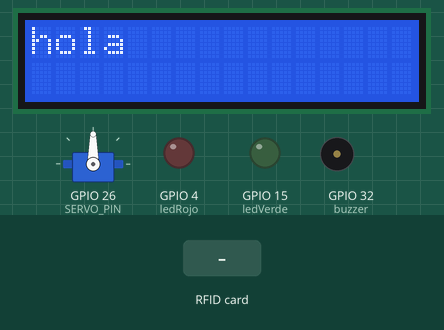
This sketch was run on a simulated ESP32. Shown: servo, 16×2 character LCD, output pins drawn as LEDs (lit = HIGH), buzzer (waves = sounding, pin HIGH). The test bench sets the inputs (shaded band). WiFi joins after 1.5 s; servers stay silent unless stated; random numbers use the default seed unless the sketch sets one; no MQTT or app messages arrive unless stated; what the sketch prints to the serial monitor is not drawn.

Above: at 0.1 s.
At 2.8 s:
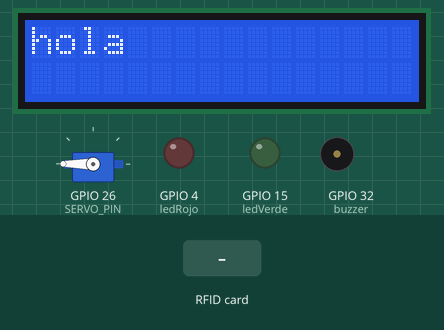
2.9 s: RFID card 45 AA 70 2A held to the reader
At 4.2 s:
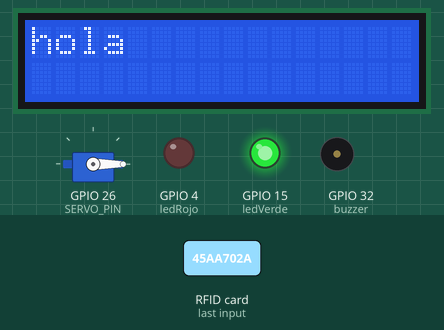
Timing chart, 0 to 10.4 s (numbered marks = the images above; inputs shaded):
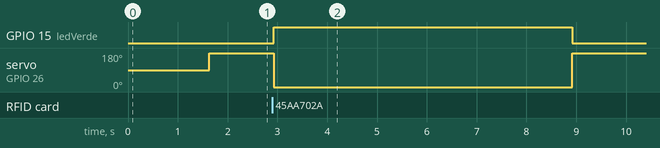

Measured:
- after the input at 2.9 s, GPIO 15 (ledVerde): LOW → HIGH at once, → LOW 6.0 s later; servo on GPIO 26 (SERVO_PIN): 180° → 0° at once, → 180° 6.0 s later

The sketch:

Control_Acceso_MFRC522_MQTT.ino
```cpp
#include <Wire.h>
#include <LiquidCrystal_I2C.h>
#include <ESP32_Servo.h>
#include <MFRC522.h>
#include <PubSubClient.h>
#include <SPI.h>
#include <WiFi.h>


// Credenciales WI-FI
const char *ssid = "Redmi 10 2022";
const char *password = "fabian123";
const char *mqtt_server = "docker.coldspace.cl";

// Iniciacion Del Cliente WI-FI
WiFiClient espClient;
PubSubClient client(espClient);
unsigned long lastMsg = 0;
#define MSG_BUFFER_SIZE (50)
char mensaje[MSG_BUFFER_SIZE];
// int value = 0;

// Pines de conexion para el RFID
#define SS_PIN 5   // Entrega señal al RFID por medio de SPI
#define RST_PIN 22 // encender y apagar modulo RFID
#define SERVO_PIN 26

Servo servomotor;

// Utilizar lso pines del RFID
MFRC522 mfrc522(SS_PIN, RST_PIN);

//lcd
LiquidCrystal_I2C lcd(0x27,16,2);

// Utilizar pines para los led
int ledVerde = 15;
int ledRojo = 4;
int buzzer=32;


// ID de las tarjetas y llaveros
byte tag1[4] = {0x39, 0xf8, 0xbb, 0xb8}; // card blanca
byte tag2[4] = {0x39, 0xF8, 0xBB, 0xB7}; // ID AZUL FABI

// ID del tag actual
byte tagActual[4];

void setup() {
  // inicializaer los led
  pinMode(ledVerde, OUTPUT);
  pinMode(ledRojo, OUTPUT);
  pinMode(buzzer,OUTPUT);

  servomotor.attach(SERVO_PIN);

  lcd.init();
  lcd.backlight();

  lcd.setCursor(0,0);
  lcd.print("hola");


  Serial.begin(115200); // init serial monitor
  SPI.begin();          // init SPI
  mfrc522.PCD_Init();   // init RFID

  setup_wifi(); // Llama a la Funcion de Conexion al Wi-fi

  client.setServer(mqtt_server, 1883); // Relaciona el Servidor con la IP
}

void loop() {
  servomotor.write(180);


  if (!client.connected()) {
    reconnect();
  }

  client.loop();
  // Aqui se publica el Topic
  /*
  unsigned long now = millis();
  if (now - lastMsg > 2000) {// cada 2 segundos ahcer algo sin bloquear
    lastMsg = now;

  }
  */

  // Comprueba si hay tarjeta
  if (!mfrc522.PICC_IsNewCardPresent()) {
    return;
  }

  // Lee ID de la tarjeta
  if (!mfrc522.PICC_ReadCardSerial()) {
    return;
  }

  Serial.print("Card UID:"); // Dump UID
  String rfidUid = "";

  for (byte i = 0; i < mfrc522.uid.size; i++) {
    rfidUid += String(mfrc522.uid.uidByte[i] < 0x10 ? "0" : "");
    rfidUid += String(mfrc522.uid.uidByte[i], HEX);
  }

  Serial.println(rfidUid);
  client.publish("grupo14RFID/entrada", rfidUid.c_str());
  Serial.println("Publicado a MQTT");

  // comprobamos el acceso para el primer usuario
  if (rfidUid == "45aa702a") {

    //======================================
    Serial.println(" Acceso Permitido...");
    digitalWrite(ledVerde, HIGH);
    digitalWrite(buzzer, LOW);
    servomotor.write(0);
    delay(6000);

  } else if (rfidUid == "c672302b") {

    //=========================================
    Serial.println(" Acceso Permitido...");
    digitalWrite(ledVerde, HIGH);
    servomotor.write(0);
    delay(6000);
    servomotor.write(0);

  } else {

    //==============================
    Serial.println(" Desconocido"); // si el codigo no esta registrado denegar acceso
    digitalWrite(ledRojo, HIGH);
    digitalWrite(buzzer, HIGH);
    delay(2000);
    digitalWrite(buzzer, LOW);
  }
  // Ubicar los led en low
  digitalWrite(ledVerde, LOW);
  digitalWrite(ledRojo, LOW);
}

// Genera la comparacion entre la ID obtenido por el RFID con lso ID que esta en el programa
boolean compararArray(byte array1[], byte array2[]) {
  if (array1[0] != array2[0])
    return (false);
  if (array1[1] != array2[1])
    return (false);
  if (array1[2] != array2[2])
    return (false);
  if (array1[3] != array2[3])
    return (false);
  return (true);
}

// Funcion que establece la Conexion
void setup_wifi() {

  delay(10);
  // se conecta a una red WI-FI
  Serial.println();
  Serial.print("Connecting to ");
  Serial.println(ssid);

  WiFi.mode(WIFI_STA);
  WiFi.begin(ssid, password);

  while (WiFi.status() != WL_CONNECTED) {
    delay(500);
    Serial.print(".");
  }
}

// Funcion Para Reconectar
void reconnect() {
  // Loop until we're reconnected
  while (!client.connected()) {
    Serial.print("Attempting MQTT connection...");
    // Create a random client ID
    String clientId = "ESP32";
    clientId += String(random(0xffff), HEX);

    // TOPIC DEL SUBSCRIPTOR========================================================================
    //  Attempt to connect
    if (client.connect(clientId.c_str())) {
      Serial.println("connected");
      // Once connected, publish an announcement...
      client.publish("C", "hello world");
      // ... and resubscribe
      client.subscribe("inTopic");
    } else {
      Serial.print("failed, rc=");
      Serial.print(client.state());
      Serial.println(" try again in 5 seconds");
      // Wait 5 seconds before retrying
      delay(5000);
    }
  }
}
```
